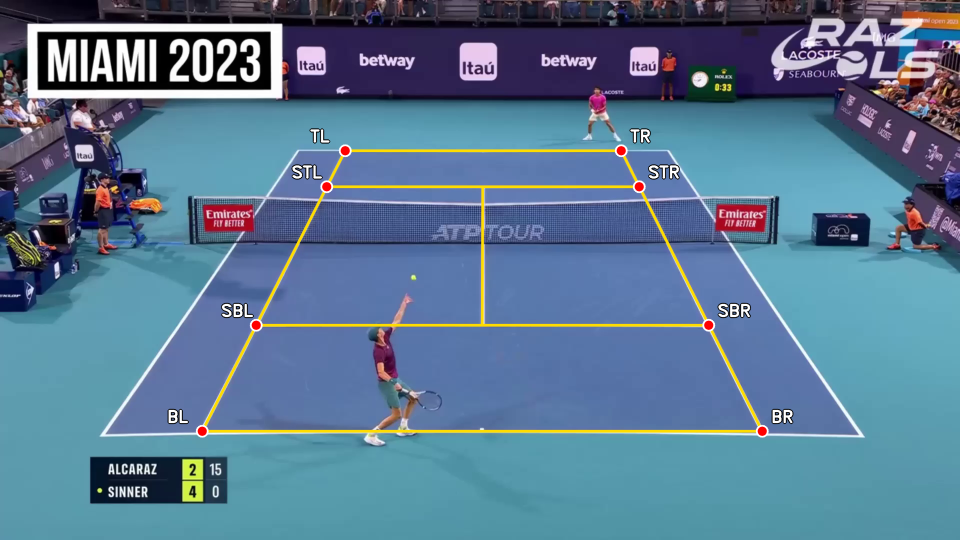
#> input picture assets/court_keypoints.png, 960 x 540 px, given in place of input_video.mp4, which was not available
$ python mask_test.py
#> lines starting #> are read from the running program, lines starting #| are printed output that depends on the picture; after the words box and inside, x2 and y2 are one past the last pixel; in counts of white or black regions, pixels touching at a corner belong together; pictures that were not available may be replaced by others from this repository, and a replacement may not be noted
#> in main, frame is the input picture: shape (540, 960, 3); mean B, G, R 145.5, 119.7, 89.7
import argparse
import cv2
import numpy as np

def build_playing_field_mask(frame):
    hsv = cv2.cvtColor(frame, cv2.COLOR_BGR2HSV)
#> hsv: shape (540, 960, 3); mean H, S, V 102.6, 117.8, 150.7
    lower_white = np.array([0, 0, 220])
    upper_white = np.array([180, 40, 255])
    mask = cv2.inRange(hsv, lower_white, upper_white)
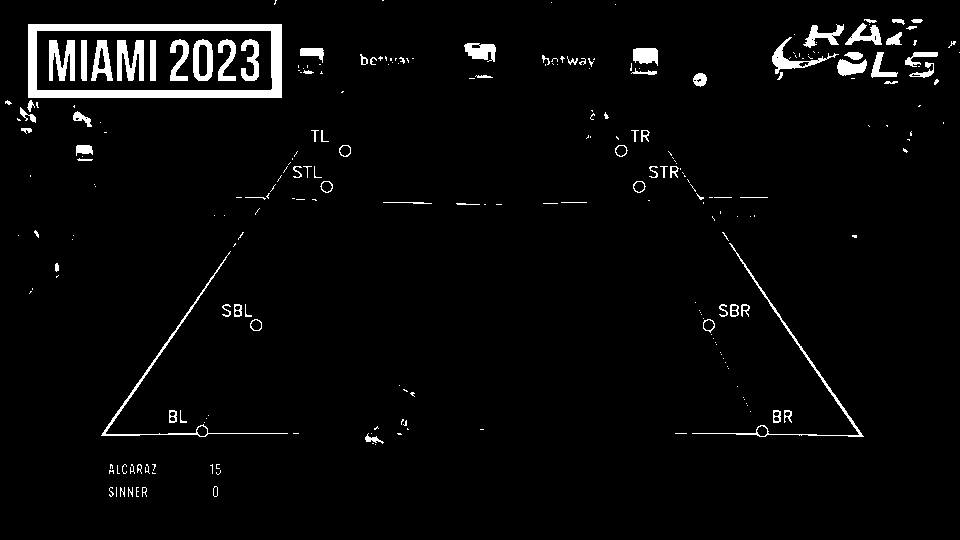
#> mask: shape (540, 960); 3.4% white; 256 white regions (166 under 20 px), largest, box (x1, y1, x2, y2) and area: (28, 24, 282, 98) 4979, (692, 243, 864, 437) 814, (101, 251, 288, 437) 805

    # Keep only the centered square zone
    h, w = mask.shape
#> h = 540; w = 960
    cx, cy = w // 2, h // 2
#> cx = 480; cy = 270
    half_w = w // 4
#> half_w = 240
    half_h = int(h * 3 / 8)
#> half_h = 202
    left, right = cx - half_w, cx + half_w
#> left = 240; right = 720
    top, bottom = cy - half_h, cy + half_h
#> top = 68; bottom = 472
    mask[:top, :] = 0
    mask[bottom:, :] = 0
#> mask: shape (540, 960); 1.7% white; 197 white regions (129 under 20 px), largest, box (x1, y1, x2, y2) and area: (28, 68, 282, 98) 2461, (692, 243, 864, 437) 814, (101, 251, 288, 437) 805
    mask[:, :left] = 0
    mask[:, right:] = 0
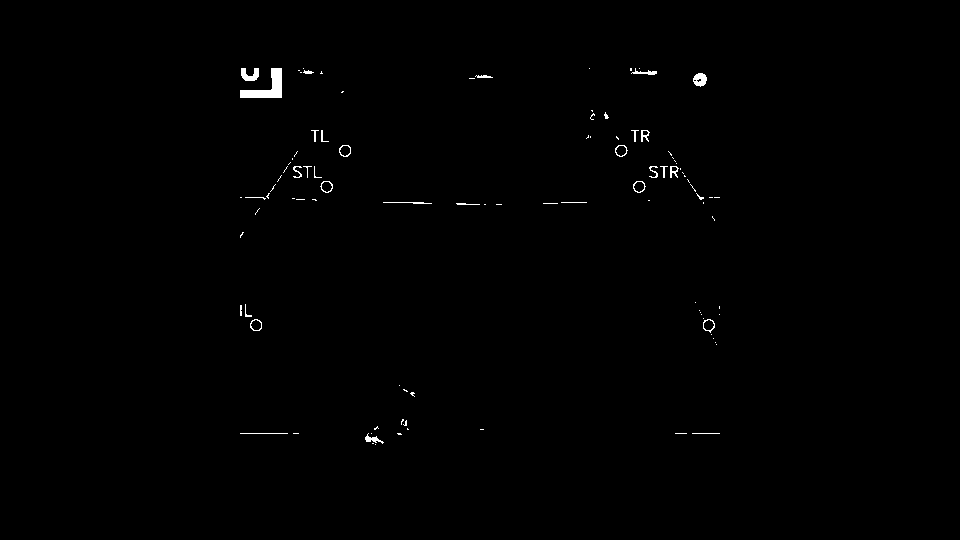
#> mask: shape (540, 960); 0.45% white; 102 white regions (71 under 20 px), largest, box (x1, y1, x2, y2) and area: (240, 68, 282, 98) 567, (241, 68, 259, 81) 155, (693, 73, 707, 87) 139

    # PRE-PROCESSING:
    # We thicken the white pixels so that gaps in the service lines are closed
    # before we try to detect them as a single long line.
    kernel = np.ones((3,3), np.uint8)
    mask = cv2.dilate(mask, kernel, iterations=5)
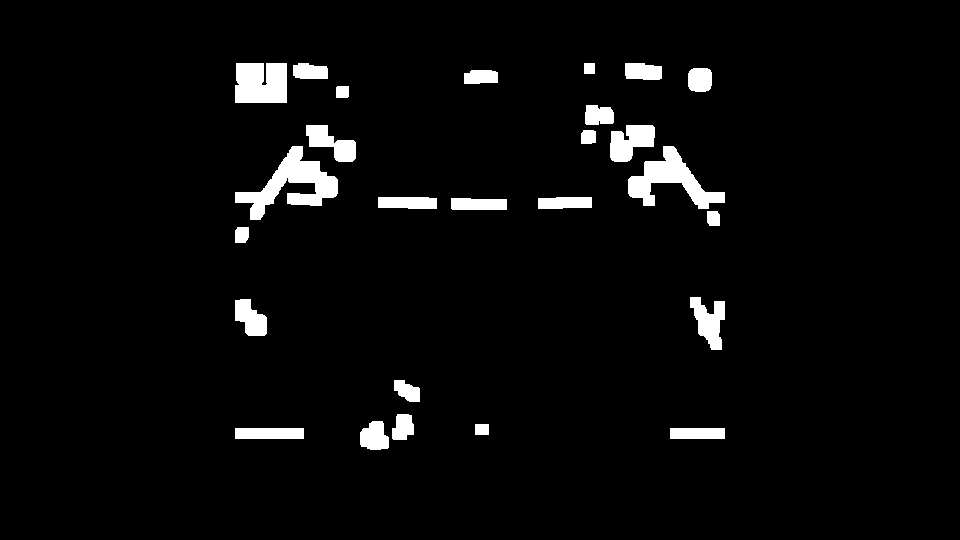
#> mask: shape (540, 960); 3.8% white; 26 white regions, largest, box (x1, y1, x2, y2) and area: (235, 146, 338, 220) 2915, (628, 146, 725, 209) 2415, (235, 63, 287, 103) 2001

    # Edge Detection
    edges = cv2.Canny(mask, 70, 120)
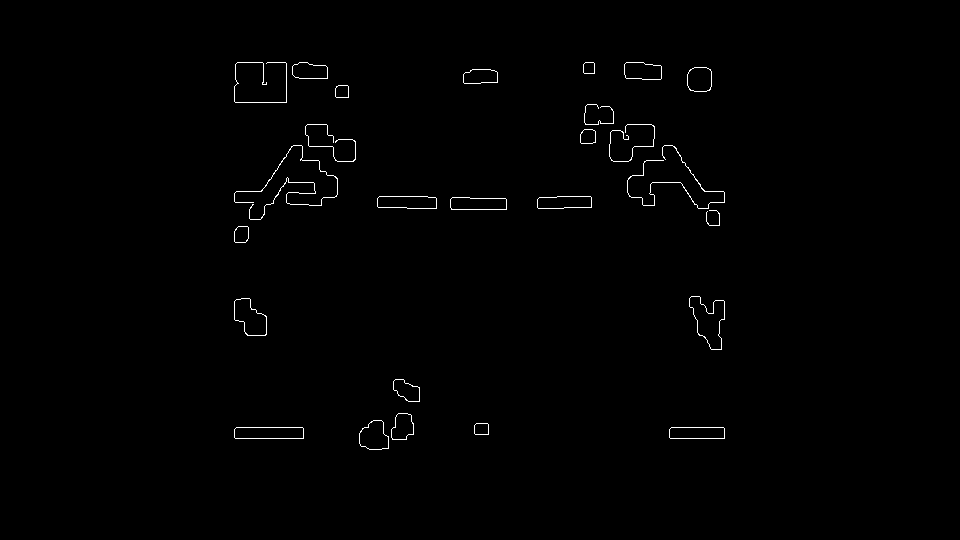
#> edges: shape (540, 960); 0.63% white in thin lines or dots, all inside (x1, y1, x2, y2) = (234, 62, 725, 450)

    clean_mask = np.zeros_like(mask)

    # We lower minLineLength to 80 to catch the shorter service lines
    # We increase maxLineGap to 50 to "jump" across players or shadows
    lines = cv2.HoughLinesP(edges, 1, np.pi/180, threshold=30,
                            minLineLength=80, maxLineGap=30)
#> lines = [[385, 196, 505, 198], [377, 206, 466, 209], [235, 75, 327, 78], [625, 77, 711, 80], [244, 242, 302, 156], [653, 142, 709, 225], [611, 108, 654, 200]]

    if lines is not None:
        for line in lines:
            x1, y1, x2, y2 = line[0]

            dx = x2 - x1
            dy = y2 - y1
            angle = np.abs(np.degrees(np.arctan2(dy, dx)))
            avg_y = (y1 + y2) / 2

            # Ignore the net: horizontal lines near the frame center are likely the net
            if (angle < 20 and abs(avg_y - cy) < h * 0.12):
                continue
            if (angle < 20) or (70 < angle < 110):
                cv2.line(clean_mask, (x1, y1), (x2, y2), 255, 1)
#> this loop made 7 passes
#> (x1, y1, x2, y2, dx, dy, angle, avg_y) on passes 1 to 7: (385, 196, 505, 198, 120, 2, 0.955, 197), (377, 206, 466, 209, 89, 3, 1.93, 207.5), (235, 75, 327, 78, 92, 3, 1.87, 76.5), (625, 77, 711, 80, 86, 3, 2, 78.5), (244, 242, 302, 156, 58, -86, 56, 199), (653, 142, 709, 225, 56, 83, 55.99, 183.5), (611, 108, 654, 200, 43, 92, 64.95, 154)
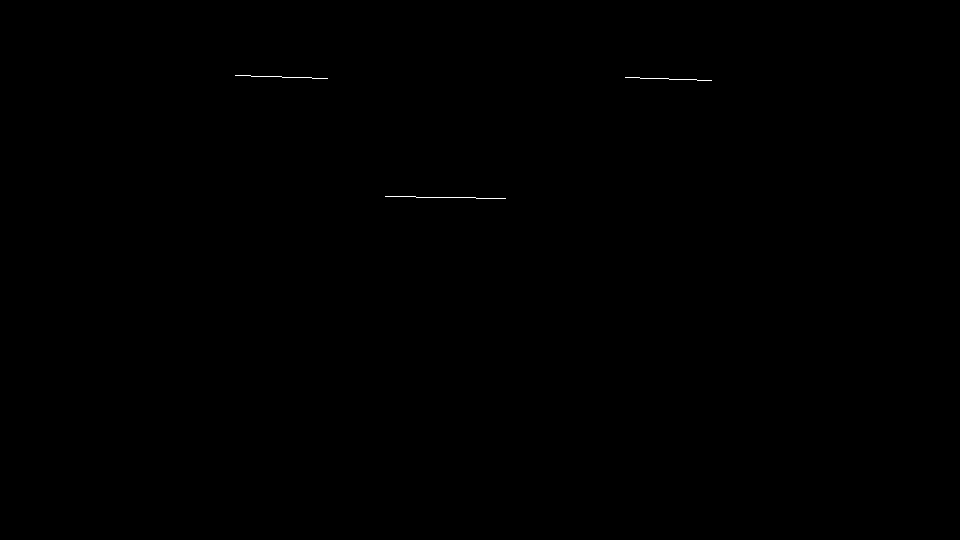
#> clean_mask: shape (540, 960); 0.06% white in thin lines or dots, all inside (x1, y1, x2, y2) = (235, 75, 712, 199)
    return clean_mask

def main(video_path):
    cap = cv2.VideoCapture(video_path)
    if not cap.isOpened():
        return
    while True:
        ret, frame = cap.read()
        if not ret:
            break
        mask_output = build_playing_field_mask(frame)
        cv2.imshow("Complete Court Mask", mask_output)
        if cv2.waitKey(1) & 0xFF == ord('q'):
#> (key q is pressed here)
            break
    cap.release()
    cv2.destroyAllWindows()

if __name__ == "__main__":
    parser = argparse.ArgumentParser()
    parser.add_argument("video", nargs="?", default="data/input_video.mp4")
    args = parser.parse_args()
    main(args.video)
